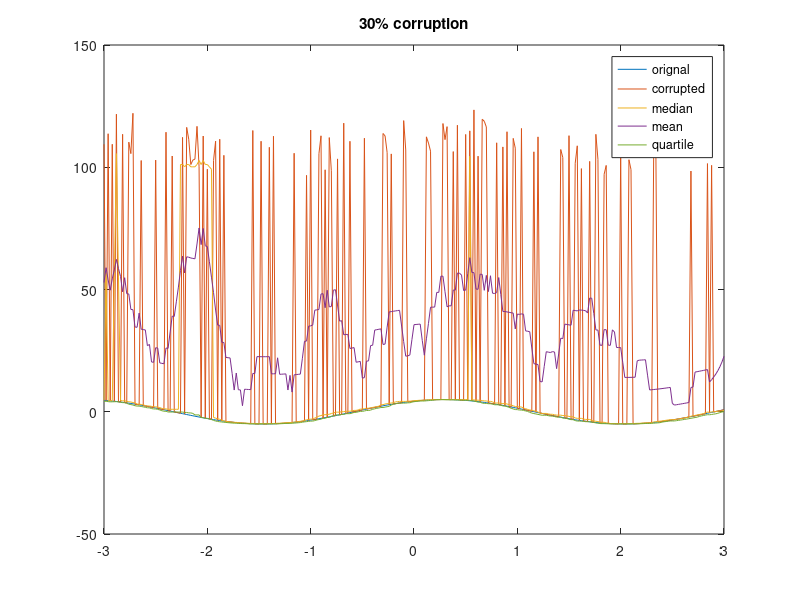
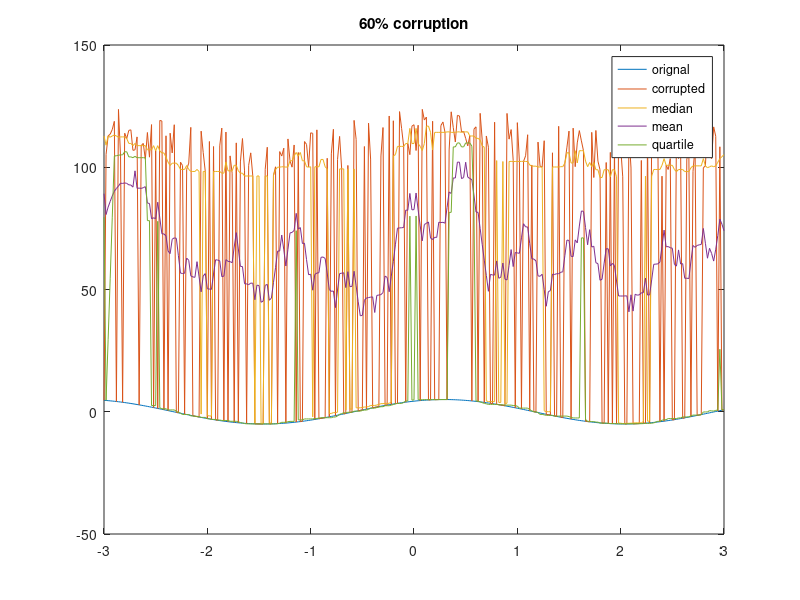

Reproduce these figures in MATLAB, in order.
clear;clc;
x = -3:0.02:3;
y = 5*sin(1.8*x+pi/3);

noise = [zeros(1,211), ones(1,90)].*(rand(1,301)*20+100);
i = randperm(301);
noise = noise(i);
z = y+noise;

clean_med = zeros(1,301);
% moving median
for j = 1:301
    clean_med(j) = median(z(max(1,j-8):min(301,j+8)));
end
disp('Relative m.s.e. (moving median)(30% corruption)');
display(sum((clean_med-y).^2)/sum(y.^2));

clean_mean = zeros(1,301);
% moving mean
for j = 1:301
    clean_mean(j) = mean(z(max(1,j-8):min(301,j+8)));
end
disp('Relative m.s.e. (moving mean)(30% corruption)');
display(sum((clean_mean-y).^2)/sum(y.^2));

clean_quart = zeros(1,301);
% moving quartile
for j = 1:301
    clean_quart(j) = prctile(z(max(1,j-8):min(301,j+8)),25);
end
disp('Relative m.s.e. (moving quartile)(30% corruption)');
display(sum((clean_quart-y).^2)/sum(y.^2));

figure;
plot(x,y,x,z,x,clean_med,x,clean_mean,x,clean_quart);
title('30% corruption');
legend('orignal','corrupted','median','mean','quartile');

%%%%%%%%%%%%%%%%%%%%%%%%%%%%%%%%%%%%%%%%%%%%%%%

noise = [zeros(1,121), ones(1,180)].*(rand(1,301)*20+100);
i = randperm(301);
noise = noise(i);
z = y+noise;

clean_med = zeros(1,301);
% moving median
for j = 1:301
    clean_med(j) = median(z(max(1,j-8):min(301,j+8)));
end
disp('Relative m.s.e. (moving median)(60% corruption)');
display(sum((clean_med-y).^2)/sum(y.^2));

clean_mean = zeros(1,301);
% moving mean
for j = 1:301
    clean_mean(j) = mean(z(max(1,j-8):min(301,j+8)));
end
disp('Relative m.s.e. (moving mean)(60% corruption)');
display(sum((clean_mean-y).^2)/sum(y.^2));

clean_quart = zeros(1,301);
% moving quartile
for j = 1:301
    clean_quart(j) = prctile(z(max(1,j-8):min(301,j+8)),25);
end
disp('Relative m.s.e. (moving quartile)(60% corruption)');
display(sum((clean_quart-y).^2)/sum(y.^2));

figure;
plot(x,y,x,z,x,clean_med,x,clean_mean,x,clean_quart);
title('60% corruption');
legend('orignal','corrupted','median','mean','quartile');
